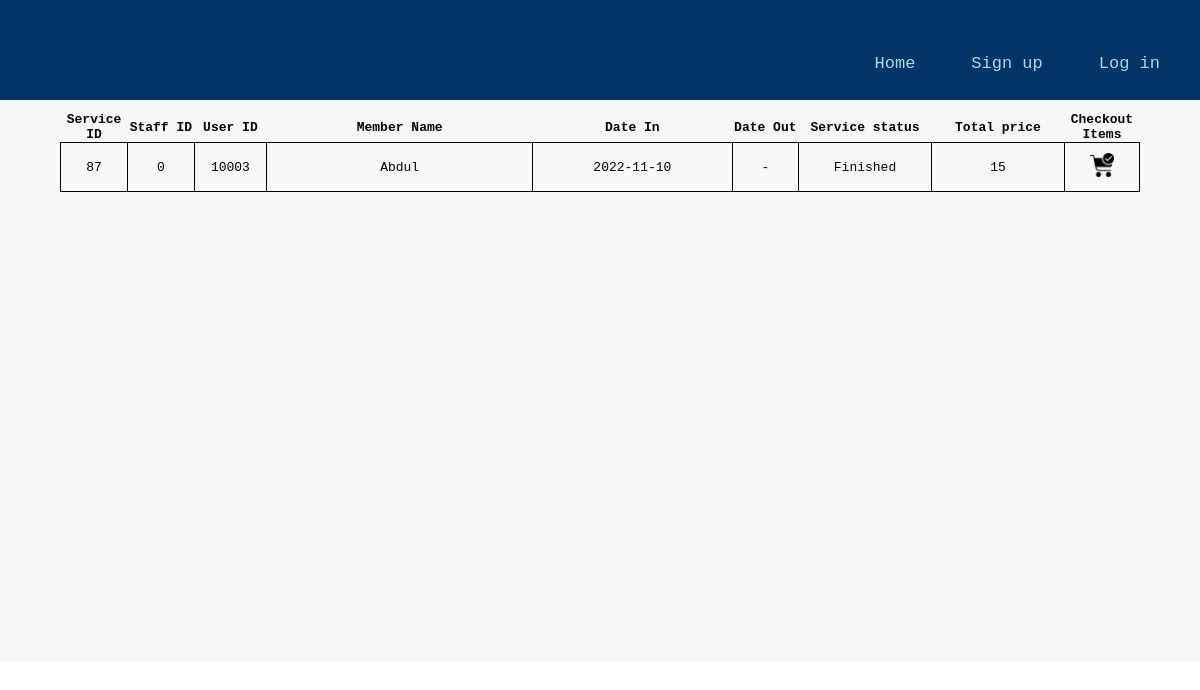
Screenshot of /checkoutitems.php with the database file from the repository.
### tables this page shows
CREATE TABLE `laundryservice` (
  `Pid` int(11) NOT NULL,
  `serviceId` int(11) NOT NULL,
  `memberId` int(11) NOT NULL,
  `staffId` int(11) NOT NULL,
  `dateIn` date NOT NULL,
  `dateOut` date NOT NULL,
  `serviceStatus` enum('F','NF') NOT NULL,
  `totalPrice` int(11) NOT NULL
);

CREATE TABLE `member` (
  `memberId` int(15) NOT NULL,
  `firstName` varchar(45) NOT NULL,
  `mobileNo` varchar(10) NOT NULL,
  `email` varchar(45) NOT NULL,
  `SID` varchar(45) NOT NULL,
  `password` varchar(45) NOT NULL
);

### checkoutitems.php (the view, shortened to what this page needs)
<?php
require_once('connect.php');
 ?>
<!DOCTYPE html>
<html>
  <head>
    <link rel="stylesheet" type="text/css" href="admin.css">
  </head>
  <div class="header">
    <div class="logoWrapper">
      <div class="topnav">
        <a href="staffsignin.php">Log in</a>
        <a href="staffregister.php">Sign up</a>
        <a href="management.php">Home</a>
      </div>
    </div>
  </div>
  <body>
    <div class="row">
    <div class="content">
      <div class="boxWrapper">
        <div class="">
          <table>
                  <col width="5%">
                  <col width="5%">
                  <col width="5%">
                  <col width="20%">
                  <col width="15%">
                  <col width="5%">
                  <col width="10%">
                  <col width="10%">
                  <col width="5%">
                  <tr>
                      <th>Service ID</th>
                      <th>Staff ID</th>
                      <th>User ID</th>
                      <th>Member Name</th>
                      <th>Date In</th>
                      <th>Date Out</th>
                      <th>Service status</th>
                      <th>Total price</th>
                      <th>Checkout Items</th>
                  </tr>
  		 <?php
  				 	$q="SELECT *,`firstName` FROM `laundryservice`,`member` where `serviceStatus` = 'F' AND laundryservice.dateOut='0000-00-00' AND laundryservice.memberId = member.memberId ORDER BY `serviceId`";
  					$result=$mysqli->query($q);
  				 while($row=$result->fetch_array()){ ?>
             <?php
              $dashDateOut="";
              if ($row['dateOut']=="0000-00-00") {
                $dashDateOut="-";
              }
              else {
                $dashDateOut=$row['dateOut'];
              }
              ?>
                   <tr>
                      <td><?=$row['serviceId']?></td>
                      <td><?=$row['staffId']?></td>
                      <td><?=$row['memberId']?></td>
                      <td><?=$row['firstName']?></td>
                      <td><?=$row['dateIn']?></td>
                      <td><?=$dashDateOut?></td>
                      <td>Finished</td>
                      <td><?=$row['totalPrice']?></td>
                      <td><a href='checkcheckout.php?serviceId=<?=$row['serviceId']?>&memberId=<?=$row['memberId']?>&totalPrice=<?=$row['totalPrice']?>";'> <img src="checkout.png" width="24" height="24"></a></td>
                  </tr>
  				<?php } ?>
              </table>
        </div>
      </div>
    </div>
  </body>
</html>

### admin.css (style rules this page uses)
* { font-family: monospace; margin:0; padding:0; box-sizing:border-box; }
a { text-decoration: none; }
.topnav { overflow: hidden; }
.topnav a { margin-right: 2%; float: right; color: lightblue; text-align: center; vertical-align: middle; line-height: 70px; padding: 14px 16px; text-decoration: none; font-size: 17px; }
.logoWrapper { height: 100px; position: relative; }
.header { background-color: #003366; }
.row:after { content: ""; display: table; clear: both; }
.row { background-color: rgba(239,239,239,0.45); }
.content { float: left; width: 100%; margin-top: 1%; }
.boxWrapper { padding-left: 5%; padding-right: 5%; width: 100%; height: 550px; }
tr { text-align: center; }
td { border: 1px solid black; padding: 10px; }
table { border-collapse: collapse; width: 100%; }

### rows the page displays
laundryservice: serviceId "87", staffId "0", memberId.memberId "10003", memberId.firstName "Abdul", dateIn "2022-11-10", dateOut "-", totalPrice "15"
